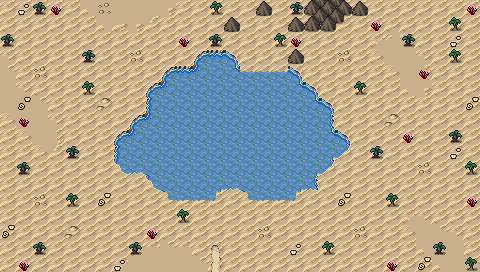

This is a level from a 2D game, rendered from its Tiled map with the project's own tilesets. A one-line summary and the map file follow, with tile-layer data summarised:
An orthogonal 30x17 tile map with 16x16 px tiles, 3 tile layers (Background, Ground, Clutter), 2 tilesets and 15 objects.

<map version="1.9" tiledversion="1.9.2" orientation="orthogonal" renderorder="right-down" width="30" height="17" tilewidth="16" tileheight="16" infinite="0" nextlayerid="7" nextobjectid="73">
 <editorsettings>
  <export target="wastetown..tmx" format="tmx" />
 </editorsettings>
 <tileset firstgid="1" source="../tileset/main.tsx" />
 <tileset firstgid="10113" source="../tileset/buildings.tsx" />
 <layer id="1" name="Background" width="30" height="17">
  <data>[510 cells, 510 non-empty, 5 distinct tile ids]</data>
 </layer>
 <layer id="2" name="Ground" width="30" height="17">
  <data>[510 cells, 110 non-empty, 31 distinct tile ids]</data>
 </layer>
 <layer id="3" name="Clutter" width="30" height="17">
  <properties>
   <property name="spriteLayer" type="bool" value="true" />
  </properties>
  <data>[510 cells, 84 non-empty, 19 distinct tile ids]</data>
 </layer>
 <objectgroup id="4" name="Objects">
  <object id="38" template="../obj/entry_up.tx" x="208.667" y="272.333">
   <properties>
    <property name="teleport" value="" />
   </properties>
  </object>
  <object id="48" template="../obj/treasure.tx" x="254.063" y="34.9616" />
  <object id="54" template="../obj/enemy.tx" x="226.796" y="135.071">
   <properties>
    <property name="enemy" value="Hippo" />
   </properties>
  </object>
  <object id="56" template="../obj/enemy.tx" x="105.75" y="54.25">
   <properties>
    <property name="enemy" value="Crab" />
    <property name="threatRange" type="int" value="40" />
    <property name="waypoints" value="62,63,64,65" />
   </properties>
  </object>
  <object id="57" template="../obj/enemy.tx" x="408.733" y="86.681">
   <properties>
    <property name="enemy" value="Scorpion" />
    <property name="threatRange" type="int" value="40" />
    <property name="waypoints" value="66,70,66,69" />
   </properties>
  </object>
  <object id="61" template="../obj/enemy.tx" x="254.824" y="65.2957">
   <properties>
    <property name="enemy" value="Elephant" />
   </properties>
  </object>
  <object id="62" template="../obj/waypoint.tx" x="93.4863" y="129.484" />
  <object id="63" template="../obj/waypoint.tx" x="5.01107" y="132.953" />
  <object id="64" template="../obj/waypoint.tx" x="69.199" y="16.2873" />
  <object id="65" template="../obj/waypoint.tx" x="163.746" y="18.8895" />
  <object id="66" template="../obj/waypoint.tx" x="398.379" y="130.785" />
  <object id="69" template="../obj/waypoint.tx" x="426.57" y="50.1161" />
  <object id="70" template="../obj/waypoint.tx" x="423.534" y="218.393" />
  <object id="71" template="../obj/booster.tx" x="420.932" y="20.1906">
   <properties>
    <property name="reward">[
  {
    "editions": [ "ROE" ],
    "type": "card",
    "count": 10,
    "rarity": [ "Common" ]
  },
  {
    "editions": [ "ROE" ],
    "type": "card",
    "count": 3,
    "rarity": [ "Uncommon" ]
  },
  {
    "editions": [ "ROE" ],
    "type": "card",
    "count": 1,
    "rarity": [ "Rare", "Mythic Rare" ]
  }
]
</property>
   </properties>
  </object>
  <object id="72" template="../obj/manashards.tx" x="2.40885" y="17.5884" />
 </objectgroup>
</map>
